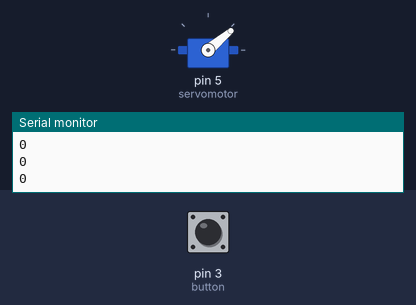
Recording of a sketch running on a simulated Arduino Uno, built with avr-gcc and run on an emulated ATmega328P. Parts: servo, the last lines printed to the serial monitor. Inputs (shaded band) come from the test bench; at power-on: pin 3 (button) LOW.

Above: at 1.3 s.
1.4 s: pin 3 (button) pulled HIGH for 0.3 s
At 2.2 s:
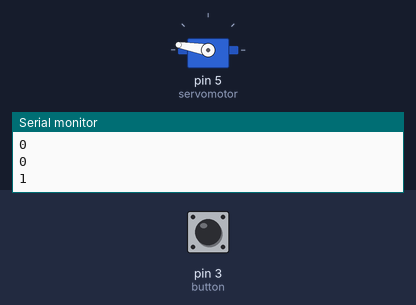
3.8 s: pin 3 (button) pulled HIGH for 1 s
At 6.7 s:
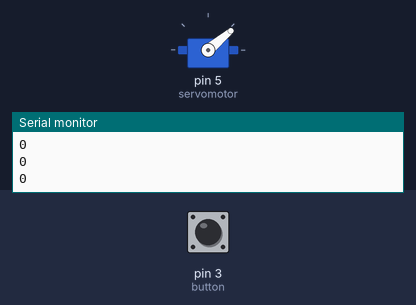
7.0 s: pin 3 (button) pulled HIGH for 3.2 s
At 7.7 s:
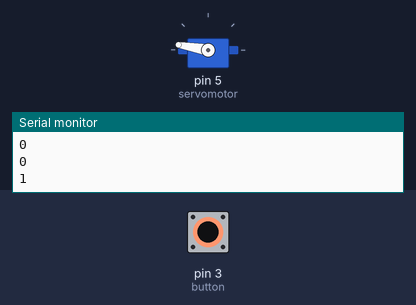
Timing chart, 0 to 11.9 s (numbered marks = the images above; inputs shaded):
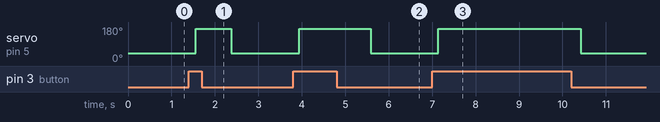

Measured:
- after the input at 1.4 s, servo on pin 5 (servomotor): 40° → 170° after 0.16 s, → 40° 0.82 s later
- after the input at 3.8 s, servo on pin 5 (servomotor): 40° → 170° after 0.14 s, → 40° 1.6 s later
- after the input at 7.0 s, servo on pin 5 (servomotor): 40° → 170° after 0.14 s, → 40° 3.3 s later

The sketch:

caixaInteligente.ino
```cpp
#include <Servo.h>
Servo servomotor;
const int button = 3;

void setup() {
  servomotor.attach(5);
  pinMode(button, INPUT);
  Serial.begin(9600);
}

void loop() {
  Serial.println(digitalRead(button));
  if (digitalRead(button) == HIGH){
    servomotor.write(170);
    delay(800);
  } else {
    servomotor.write(40);
    delay(500);
  }

  delay(20);
}
```
